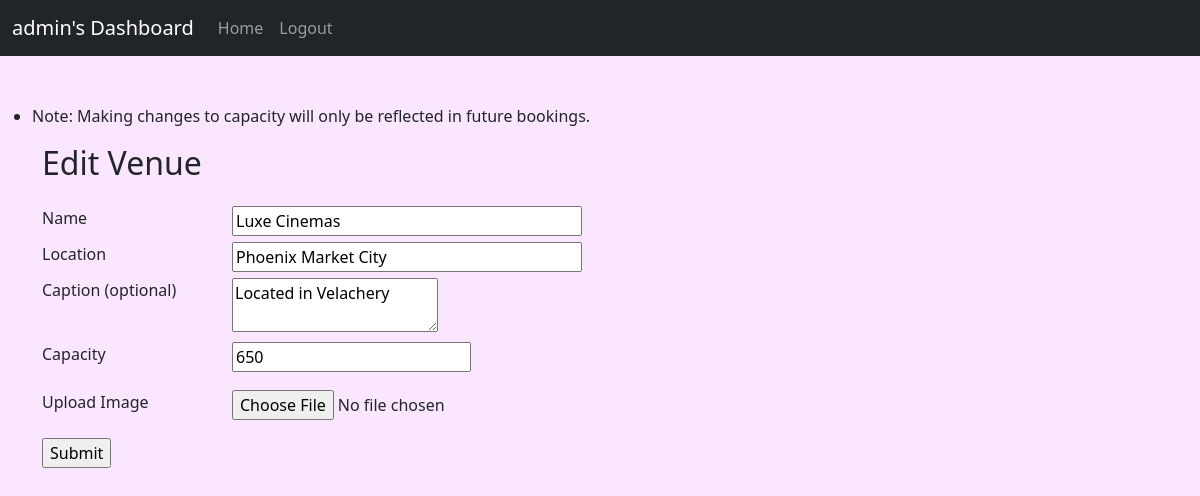
The app's page /edit_venue/1 (signed in) with its own data.
### app/models.py (models this page shows, shortened)
class User(UserMixin,db.Model):
    id = db.Column(db.Integer, primary_key = True)
    username = db.Column(db.String(32), unique = True, nullable = False)
    password_hash = db.Column(db.String(128) , nullable = False)
    bookings = db.relationship('Booking', backref = 'user', lazy = 'dynamic')

class Venue(db.Model):
    id = db.Column(db.Integer, primary_key = True)
    name = db.Column(db.String(32), index = True, nullable = False)
    location = db.Column(db.String(64), index = True, nullable = False)
    caption = db.Column(db.String(128))
    capacity = db.Column(db.Integer, nullable = False)
    pic = db.Column(db.LargeBinary)
    shows = db.relationship('Show', secondary = 'show_venue', backref = 'venues', lazy = 'dynamic')
    bookings = db.relationship('Booking', backref = 'venue', cascade = 'all, delete')
    __table_args__ = (UniqueConstraint('name', 'location', name='u_venue_name_loc'),)

### app/routes.py (the view)
    def wrapper_func(*args, **kwargs):
        if current_user.username != "admin":
            flash("Access denied. No admin privileges for {}".format(current_user.username))
            return redirect(url_for('index'))
        else:
            return my_route(*args, **kwargs)

### app/forms.py
class VenueForm(FlaskForm):
    name = StringField('Name', validators=[DataRequired()])
    location = StringField('Location', validators=[DataRequired()])
    capacity = IntegerField('Capacity', validators=[DataRequired()])
    caption = TextAreaField('Caption (optional)')
    pic = FileField('Upload Image',validators=[FileAllowed(['jpg', 'jpeg', 'png'])], default=None)
    submit = SubmitField('Submit')

### app/models.py (called while the page is built)
@login.user_loader
def load_user(id):
    return User.query.get(int(id))

### app/routes.py (called while the page is built, shortened)
def check_admin_decor(my_route):
    def wrapper_func(*args, **kwargs):
        if current_user.username != "admin":
            flash("Access denied. No admin privileges for {}".format(current_user.username))
            return redirect(url_for('index'))
        else:
            return my_route(*args, **kwargs)
    wrapper_func.__name__ = my_route.__name__
    return wrapper_func

@app.route('/edit_venue/<int:venue_id>', methods = ['GET','POST'])
@login_required
@check_admin_decor
def edit_venue(venue_id):
    warning = 'Note: Making changes to capacity will only be reflected in future bookings.'
    venue = Venue.query.get_or_404(venue_id)
    form = VenueForm()
    form.process(obj = venue)
    flash(warning)
    return render_template('create_venue.html', title = 'Edit Venue', form = form)

### app/templates/create_venue.html (shortened to what this page needs)
{% extends "base.html" %}
{% block content %}
<div class="container">
    <h2 class="mb-4">{{title}}</h2>
    <form id = "" action="" method="POST" enctype="multipart/form-data" novalidate>
        <div class="row mb-1">
            <div class="col-2">
                <label for="name" class="form-label">{{form.name.label}}</label>
            </div>
            <div class="col" id="name">{{form.name(size=32)}}
            </div>
        </div>
        <div class="row mb-1">
            <div class="col-2">
                <label for="location" class="form-label">{{form.location.label}}</label>
            </div>
            <div class="col" id="location">{{form.location(size=32)}}
            </div>
        </div>
        <div class="row mb-1">
            <div class="col-2">
                <label for="caption" class="form-label">{{form.caption.label}}</label>
            </div>
            <div class="col-3" id="capacity">{{ form.caption() }}
            </div>
        </div>
        <div class="row mb-3">
            <div class="col-2">
                <label for="capacity" class="form-label">{{form.capacity.label}}</label>
            </div>
            <div class="col" id="capacity">{{ form.capacity() }}
            </div>
        </div>
        <div class="row mb-3">
            <div class="col-2">
                <label for="pic" class="form-label">{{form.pic.label}}</label>
            </div>
            <div class="col" id="pic">{{ form.pic() }}
            </div>
        </div>
        <div class="row mb-1">
            <div class="col-2">
                <label for="submit" class="form-label">{{form.submit()}}</label>
            </div>
        </div>
    </form>
</div>
{% endblock %}

### app/templates/base.html (shortened to what this page needs)
<!doctype html>
<html lang="en">
    <head>
        <link href="https://cdn.jsdelivr.net/npm/bootstrap@5.3.0-alpha1/dist/css/bootstrap.min.css" rel="stylesheet">
    </head>
  <body  style="background-color: #fae6ff;">
    <nav class="navbar navbar-expand-lg bg-dark mb-5" data-bs-theme="dark" >
      <div class="container-fluid ">
        <a class="navbar-brand" href="#">{% if current_user.is_authenticated %}{{ current_user.username }}'s Dashboard{% else %}{{title}}{% endif %}</a>
        <div class="collapse navbar-collapse ">
          <div class="navbar-nav">
            <a class="nav-link "  href="{{ url_for('index') }}">Home</a>
            {% if current_user.is_anonymous %}
              <a class="nav-link" href="{{ url_for('login') }}">Login</a>
            {% else %}
              <a class="nav-link" href="{{ url_for('logout') }}">Logout</a>
            {% endif %}
          </div>
        </div>
      </div>
    </nav>
        {% with messages = get_flashed_messages() %}
        {% if messages %}
        <ul>
          {% for message in messages %}
          <li>{{ message }}</li>
          {% endfor %}
        </ul>
        {% endif %}
        {% endwith %}
        {% block content %}{% endblock %}
  </body>
</html>

### records on screen
User: username "admin"
Venue: name "Luxe Cinemas", location "Phoenix Market City", caption "Located in Velachery", capacity "650"

### other values on screen
{{ message }} "Note: Making changes to capacity will only be reflected in future bookings."
{{ title }} "Edit Venue"
